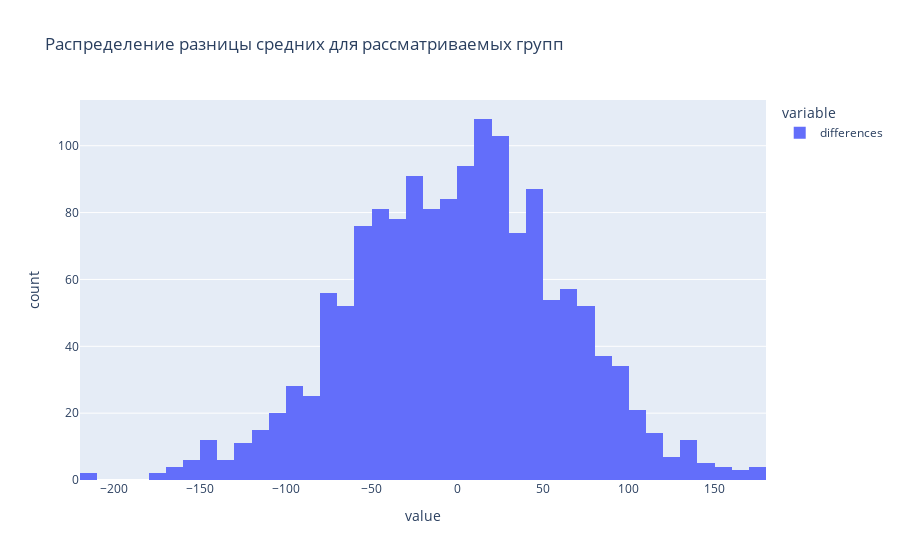

Write notebook code for a chart like this one.
### Code cell
fig = px.histogram(df_diff, nbins = 50, 
                   title='Распределение разницы средних для рассматриваемых групп')
fig.show() # Распределение близко к нормальному

### Figure 1 — Plotly figure (JSON) as saved in the notebook; plotly's stock layout.template omitted (floating-point values rounded to 4 significant figures; data arrays with more than 128 entries replaced by an {"elided": "..."} marker saying what was removed)
{"data": [{"alignmentgroup": "True", "bingroup": "x", "hovertemplate": "variable=differences<br>value=%{x}<br>count=%{y}<extra></extra>", "legendgroup": "differences", "marker": {"color": "#636efa"}, "name": "differences", "nbinsx": 50, "offsetgroup": "differences", "orientation": "v", "showlegend": true, "type": "histogram", "x": {"elided": "1500 float values"}, "xaxis": "x", "yaxis": "y"}], "layout": {"barmode": "relative", "legend": {"title": {"text": "variable"}, "tracegroupgap": 0}, "title": {"text": "Распределение разницы средних для рассматриваемых групп"}, "xaxis": {"anchor": "y", "domain": [0, 1], "title": {"text": "value"}}, "yaxis": {"anchor": "x", "domain": [0, 1], "title": {"text": "count"}}}}
